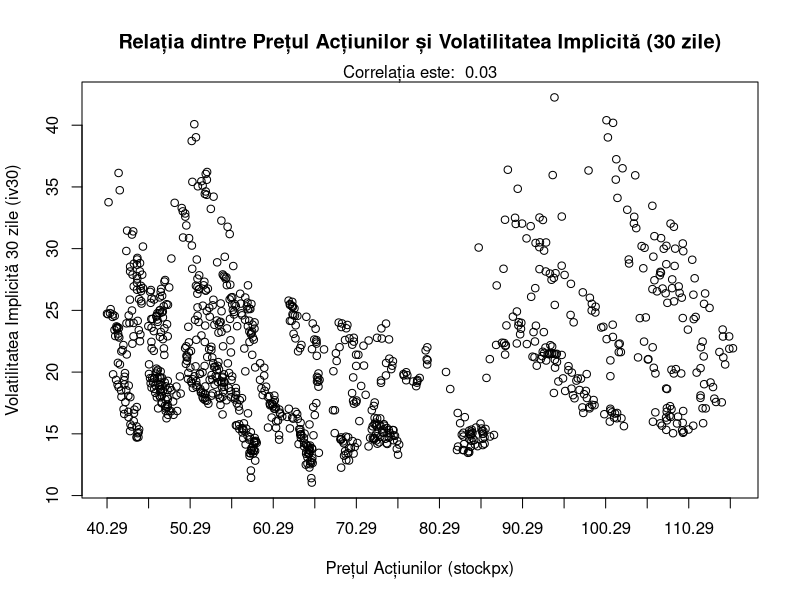

This chart was generated by the following R code: (Note: this script raises an error after producing the figure.)
library(ggplot2)

# Încărcarea datelor
data <- read.csv("ORATS-OPT.csv")

# Calculul corelației
correlation <- cor(data$stockpx, data$iv30, use = "complete.obs")

# Crearea graficului scatter cu axa x din 5 în 5
plot(data$stockpx, data$iv30, main = "Relația dintre Prețul Acțiunilor și Volatilitatea Implicită (30 zile)",
     xlab = "Prețul Acțiunilor (stockpx)", ylab = "Volatilitatea Implicită 30 zile (iv30)",
     xaxt = "n") # Dezactivează axa x implicită

# Adăugarea unei axe x personalizate
axis(1, at = seq(from = min(data$stockpx, na.rm = TRUE), to = max(data$stockpx, na.rm = TRUE), by = 5))

# Afișarea corelației pe grafic pentru referință
mtext(paste("Correlația este: ", round(correlation, 2)), side = 3)

# Aplicarea PCA
pca_result <- prcomp(subset_data_scaled)

# Sumarul rezultatelor PCA
summary(pca_result)

# Plot pentru primele două componente principale
plot(pca_result$x[,1:2], main = "PCA - Primele două componente principale")


#====

# Presupunem că 'Date' este coloana cu datele în format corespunzător
data$Date <- as.Date(data$Date, format="%m/%d/%Y")

# Sortarea datelor după data
data <- data[order(data$Date), ]

# Deschiderea unei ferestre grafice noi
plot.new()

# Crearea primului grafic (pentru prețul acțiunilor)
plot(data$Date, data$stockpx, type = "l", col = "blue",
     xlab = "Timp", ylab = "Prețul Acțiunilor",
     main = "Dinamica Prețului Acțiunilor și a Volatilității în Timp")

# Crearea unei axe Y secundare pentru volatilitate
par(new = TRUE)
plot(data$Date, data$iv30, type = "l", col = "red",
     xaxt = "n", yaxt = "n", xlab = "", ylab = "", axes = FALSE)

# Adăugarea unei axe Y secundare pe partea dreaptă
axis(4, at = pretty(range(data$iv30)))
mtext("Volatilitatea Implicită (30 zile)", side = 4, line = 3)

# Adăugarea unei legende pentru a distinge liniile
legend("topright", legend = c("Prețul Acțiunilor", "Volatilitatea Implicită (30 zile)"),
       col = c("blue", "red"), lty = 1, cex = 0.8)
